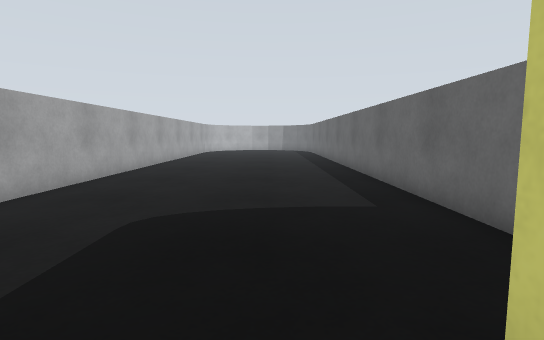
view 1 (above)

12 first-person views from a walk through a world built for the Gazebo simulator. The camera is 0.31 m above the floor, tilts 6° down and sees 80° across. The floor is counted in squares, 0.25 m on a side. Each view is taken from the middle of a square. On the plan, view 1 faces up. The plan holds only what a view shows up to about 14 squares ahead; the rest is blank. The place goes on beyond the plan.

view 2
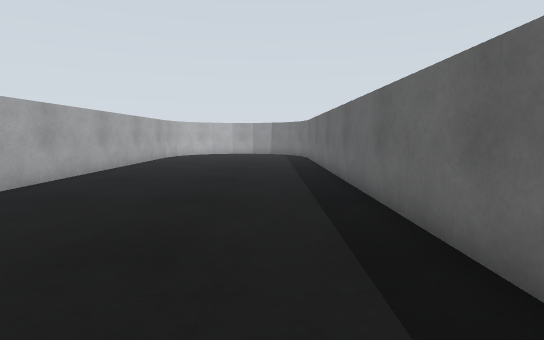

view 3
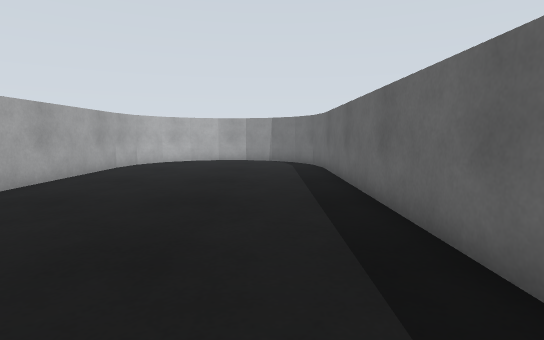

view 4
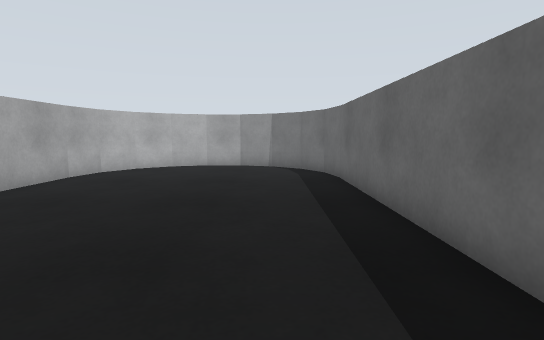

view 5
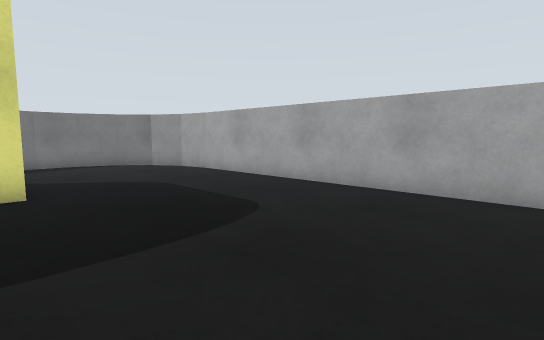

view 6
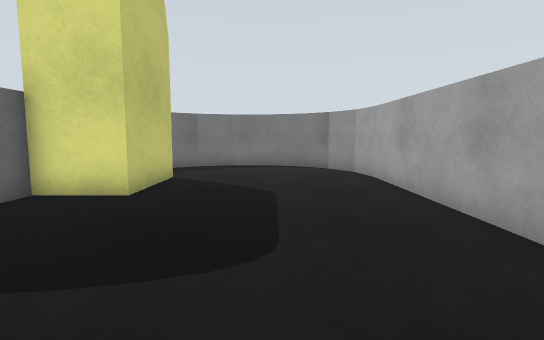

view 7
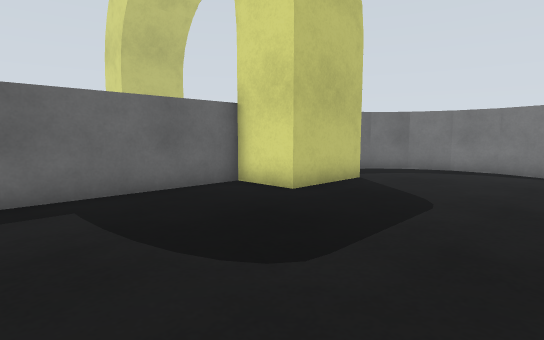

view 8
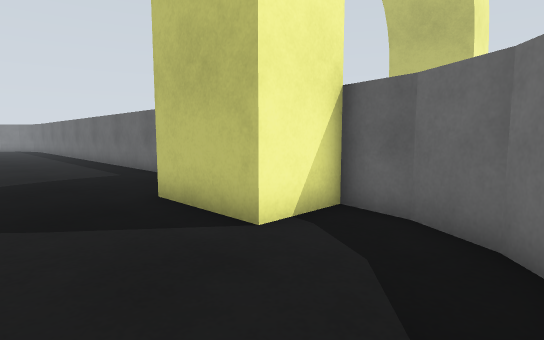

view 9
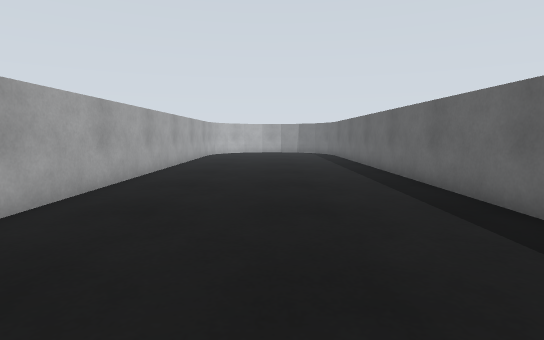

view 10
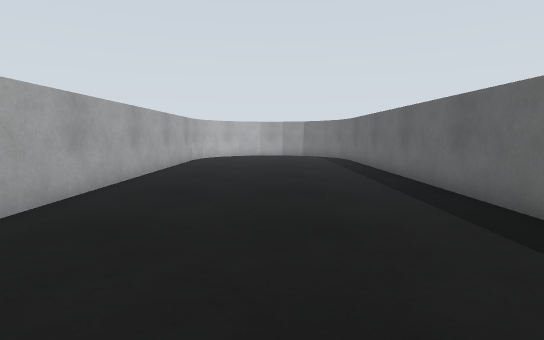

view 11
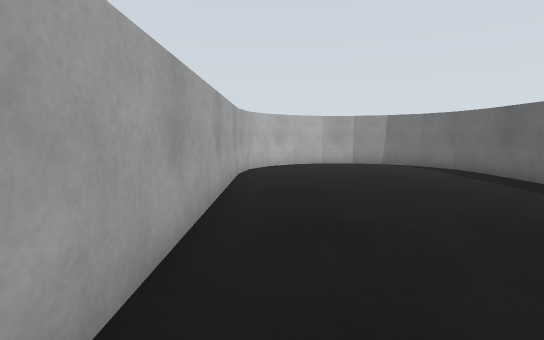

view 12
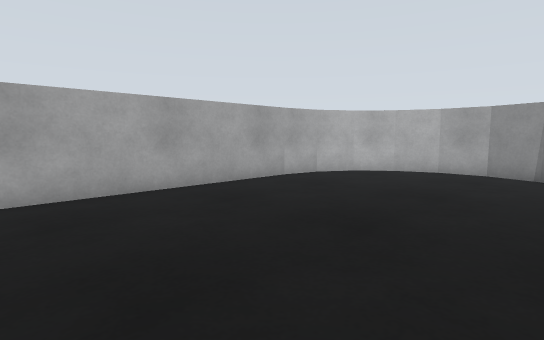

### Floor plan
Points are (right, up) in squares from view 1. A wall is a line through its corners. A room is listed if a view was taken in it or the views show most of it. See-through windows are left out.
Room 1 (views 1, 2, 3, 4, 5, 6, 7, 8, 9, 10, 11, 12)
walls: (-5.1, 24.7) (-5.1, -1.8); (-5.1, -1.7) (-4.9, -3.1) (-4.2, -4.3) (-3.1, -5.3) (-1.7, -5.7) (-0.3, -5.7) (1, -5.3) (2.1, -4.4) (2.8, -3.1) (3, -1.7) (1, -1.7) (1, 1.3) (3, 1.3) (3, 24.7) (2.8, 26.1) (2.1, 27.3) (1, 28.2) (-0.3, 28.7) (-1.7, 28.7) (-3.1, 28.2) (-4.1, 27.3) (-4.8, 26.1) (-5.1, 24.6)

Positions as (right, up) in squares from view 1, and headings:
1: (0, 0), facing up
2: (1, 6), facing up
3: (1, 12), facing up
4: (1, 15), facing up
5: (2, 9), facing down-left
6: (-2, 8), facing down
7: (-4, 7), facing down-right
8: (-2, -5), facing up-right
9: (-1, 4), facing up
10: (-1, 8), facing up
11: (-4, 14), facing up
12: (2, 17), facing up-left
